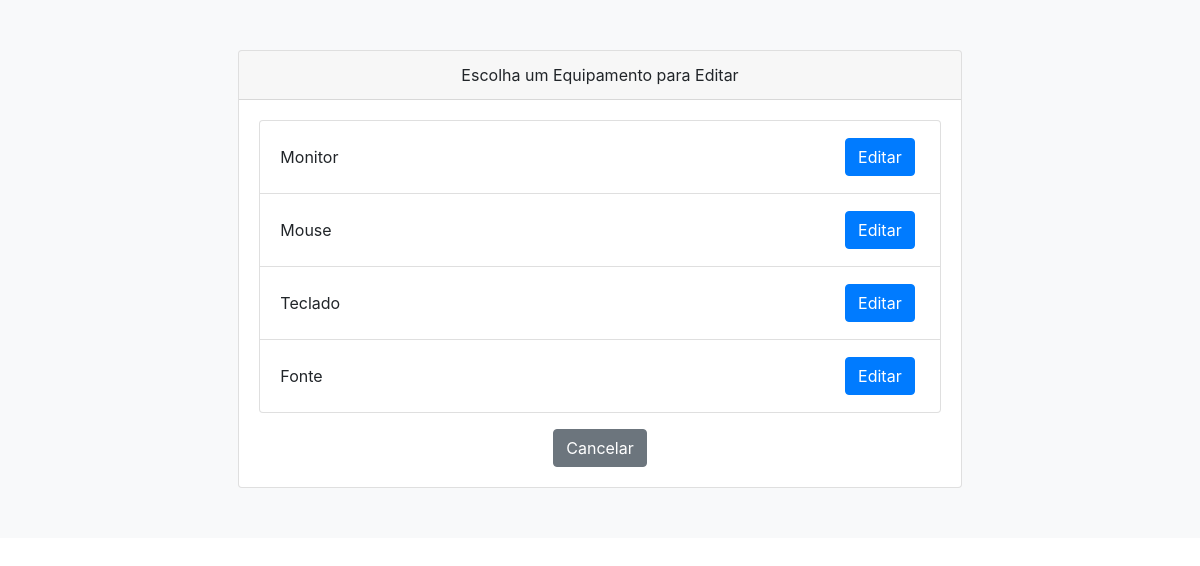
Page /editar_equipamento/ on the earlier database version.
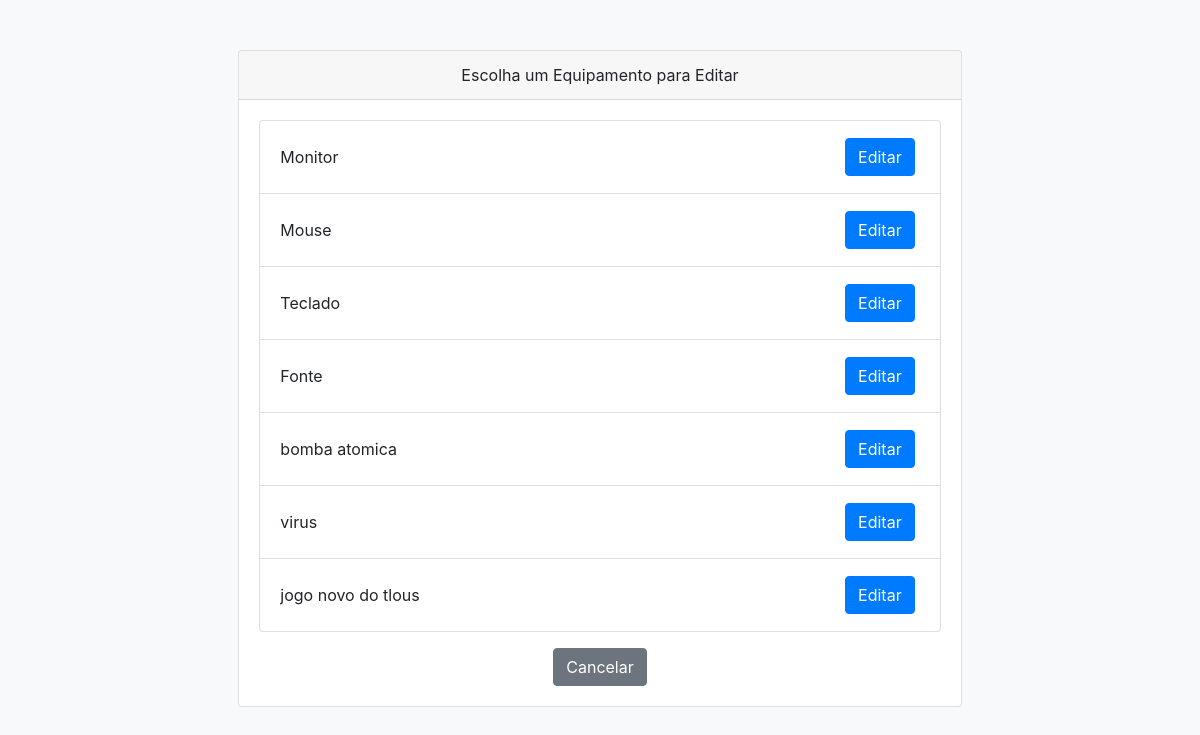
Same page on the later database version.
### agendamentos/models.py (models this page shows, shortened)
class Equipamento(models.Model):
    STATUS_CHOICES = (
        ('disponivel', 'Disponível'),
        ('agendado', 'Agendado'),
        ('cancelado', 'Cancelado'),
    )
    nome = models.CharField(max_length=100)
    descricao = models.CharField(max_length=100)
    fabricante = models.CharField(max_length=50)
    data_aquisicao = models.DateField(blank=False)
    quantidade_disponivel = models.IntegerField(default=0)
    status = models.CharField(max_length=20, choices=STATUS_CHOICES, default='disponivel')
    usuarios = models.ManyToManyField(User, related_name='equipamentos', blank=True)

### agendamentos/views.py (the view)
# urls.py: path('editar_equipamento/', views.editar_equipamento, name='editar_equipamento'),
def editar_equipamento(request):
    if request.method == 'POST':
        equipamento_id = request.POST.get('equipamento_id')
        nome = request.POST.get('nome')
        descricao = request.POST.get('descricao')
        fabricante = request.POST.get('fabricante')
        data_aquisicao = request.POST.get('data_aquisicao')
        quantidade_disponivel = request.POST.get('quantidade_disponivel')
        equipamento = get_object_or_404(Equipamento, pk=equipamento_id)
        equipamento.nome = nome
        equipamento.descricao = descricao
        equipamento.fabricante = fabricante
        equipamento.data_aquisicao = data_aquisicao
        equipamento.quantidade_disponivel = quantidade_disponivel
        equipamento.save()
        return redirect('editar_equipamento')
    else:
        equipamentos = Equipamento.objects.all()
        return render(request, 'editar_equipamento.html', {'equipamentos': equipamentos})

### agendamentos/templates/editar_equipamento.html (shortened to what this page needs)
{% load static %}
<!DOCTYPE html>
<html lang="pt-BR">
<head>
    <link rel="stylesheet" type="text/css" href="{% static 'styles.css' %}">
    <link rel="stylesheet" href="https://maxcdn.bootstrapcdn.com/bootstrap/4.5.2/css/bootstrap.min.css">
</head>
<body>
    <div class="container_home">
        <div class="row justify-content-center">
            <div class="col-md-8">
                <div class="card">
                    <div class="card-header">Escolha um Equipamento para Editar</div>
                    <div class="card-body">
                        <ul class="list-group">
                            {% for equipamento in equipamentos %}
                                <li class="list-group-item d-flex justify-content-between align-items-center">
                                    {{ equipamento.nome }}
                                    <button class="btn btn-primary" onclick="openEditModal('{{ equipamento.id }}', '{{ equipamento.nome }}', '{{ equipamento.descricao }}', '{{ equipamento.fabricante }}', '{{ equipamento.data_aquisicao }}', '{{ equipamento.quantidade_disponivel }}')">Editar</button>
                                </li>
                            {% endfor %}
                        </ul>
                        <a href="{% url 'administrador' %}" class="btn btn-secondary mt-3">Cancelar</a>
                    </div>
                </div>
            </div>
        </div>
    </div>
</body>
</html>

Differences in the rows shown:
added Equipamento: nome "bomba atomica"
added Equipamento: nome "virus"
added Equipamento: nome "jogo novo do tlous"
